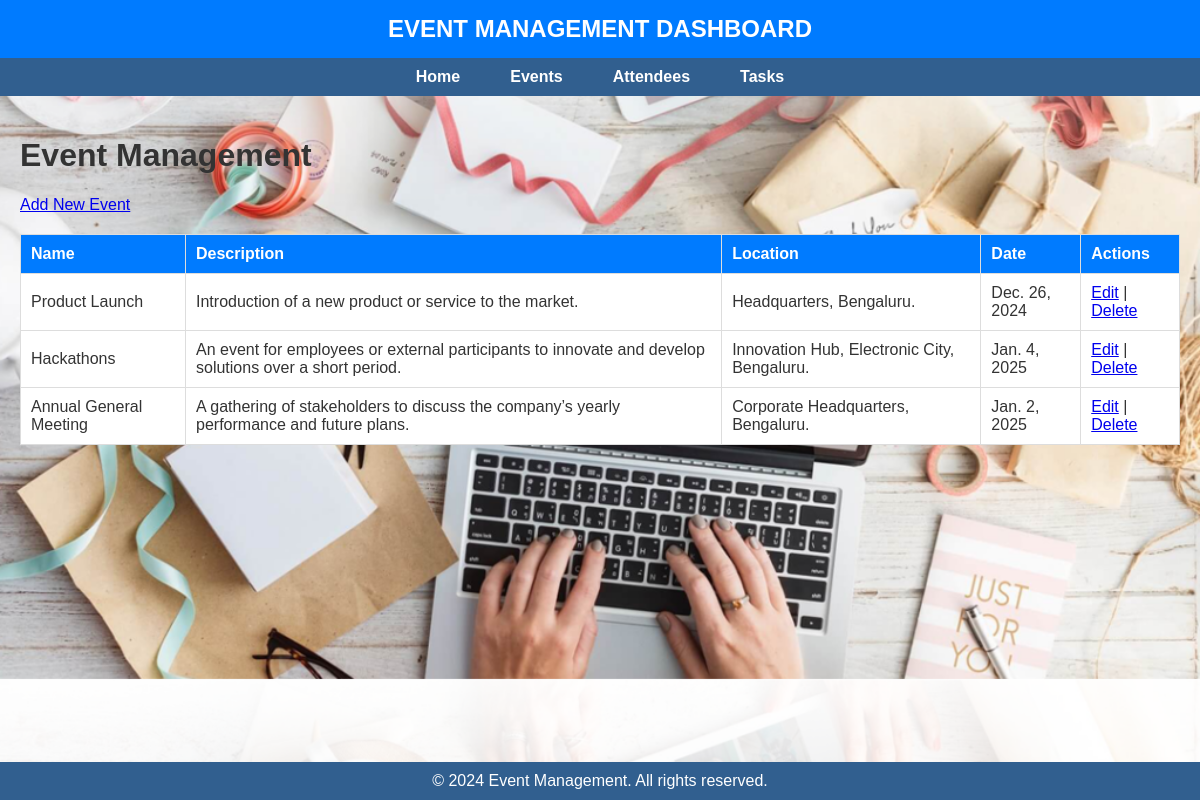
Screenshot of /events/ with the database file from the repository.
### event/models.py (models this page shows, shortened)
class Event(models.Model):
    name = models.CharField(max_length=255)
    description = models.TextField()
    location = models.CharField(max_length=255)
    date = models.DateField()

### event/views.py (the view)
# urls.py: path('', views.event_list, name='event_list'),
def event_list(request):
    events = Event.objects.all()
    return render(request, 'event/event_list.html', {'events': events})

### attendive/templates/event/event_list.html
{% extends 'base.html' %}
{% block content %}
<h1>Event Management</h1>
<a href="{% url 'event_create' %}">Add New Event</a>
<table>
   <thead>
       <tr>
           <th>Name</th>
           <th>Description</th>
           <th>Location</th>
           <th>Date</th>
           <th>Actions</th>
       </tr>
   </thead>
   <tbody>
       {% for event in events %}
       <tr>
           <td>{{ event.name }}</td>
           <td>{{ event.description }}</td>
           <td>{{ event.location }}</td>
           <td>{{ event.date }}</td>
           <td>
               <a href="{% url 'event_edit' event.id %}">Edit</a> |
               <a href="{% url 'event_delete' event.id %}">Delete</a>
           </td>
       </tr>
       {% endfor %}
   </tbody>
</table>
{%endblock%}

### rows the page displays
Event: name "Product Launch", description "Introduction of a new product or service to the market.", location "Headquarters, Bengaluru.", date "Dec. 26, 2024"
Event: name "Hackathons", description "An event for employees or external participants to innovate and develop solutions over a short period.", location "Innovation Hub, Electronic City, Bengaluru.", date "Jan. 4, 2025"
Event: name "Annual General Meeting", description "A gathering of stakeholders to discuss the company’s yearly performance and future plans.", location "Corporate Headquarters, Bengaluru.", date "Jan. 2, 2025"
